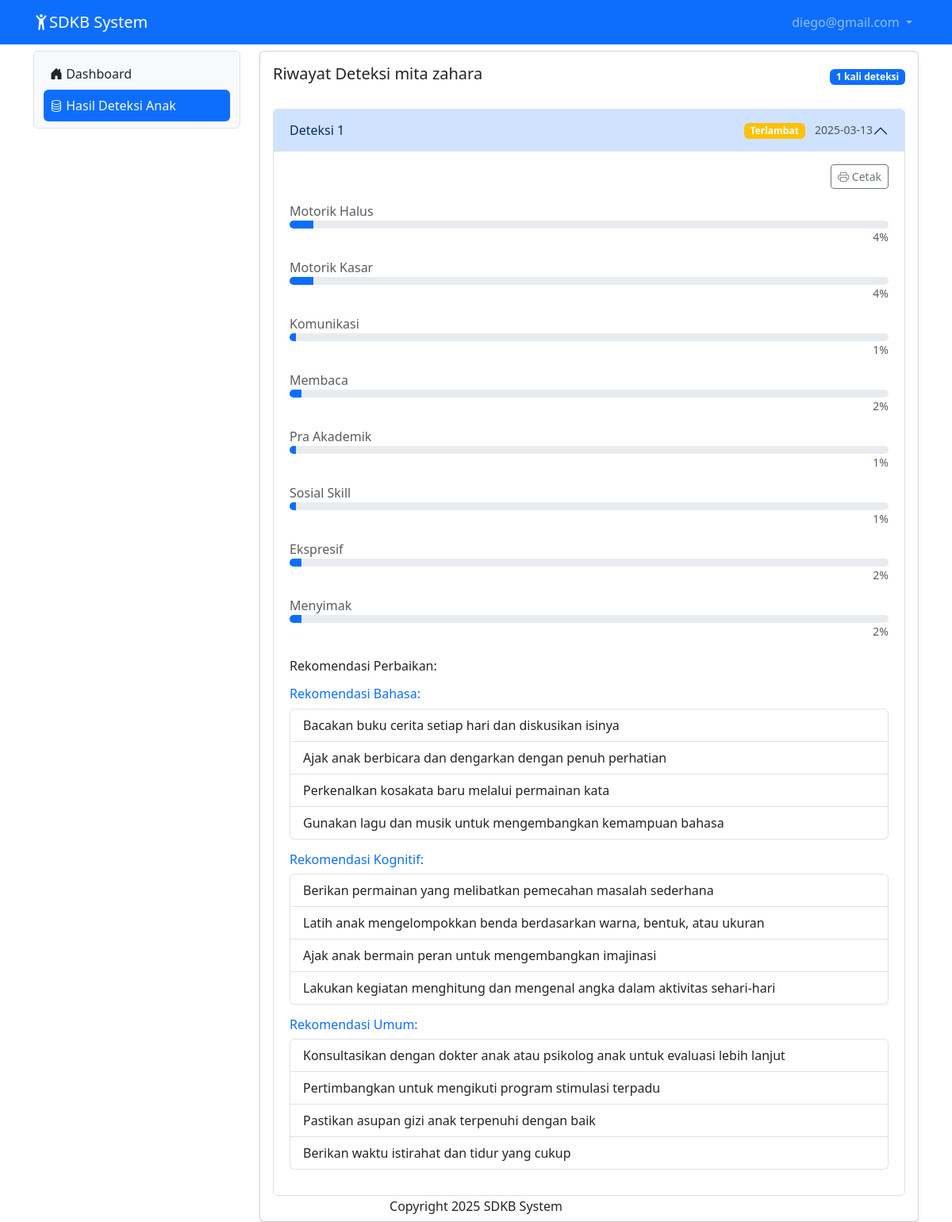
The page /hasil_deteksi_anak (signed in) on the database its author committed.
### tables this page shows
CREATE TABLE IF NOT EXISTS `users` (
  `user_id` int(11) NOT NULL AUTO_INCREMENT,
  `fullname` varchar(100) NOT NULL,
  `username` varchar(200) NOT NULL,
  `password` varchar(200) NOT NULL,
  `level` int(11) NOT NULL,
  `phone` varchar(30) NOT NULL,
  `alamat` varchar(300) NOT NULL,
  `created_at` timestamp NOT NULL DEFAULT CURRENT_TIMESTAMP,
  PRIMARY KEY (`user_id`),
  UNIQUE KEY `username` (`username`)
);

CREATE TABLE IF NOT EXISTS `students` (
  `student_id` int(11) NOT NULL AUTO_INCREMENT,
  `parent_id` int(11) DEFAULT NULL,
  `name` varchar(100) NOT NULL,
  `usia` int(11) NOT NULL DEFAULT '0',
  `gender` enum('L','P') NOT NULL,
  `class` varchar(20) DEFAULT NULL,
  PRIMARY KEY (`student_id`),
  KEY `parent_id` (`parent_id`),
  CONSTRAINT `students_ibfk_1` FOREIGN KEY (`parent_id`) REFERENCES `users` (`user_id`)
);

CREATE TABLE IF NOT EXISTS `assessment_results` (
  `id` int(11) NOT NULL AUTO_INCREMENT,
  `student_id` int(11) DEFAULT NULL,
  `motorik_kasar` int(11) DEFAULT NULL,
  `motorik_halus` int(11) DEFAULT NULL,
  `komunikasi` int(11) DEFAULT NULL,
  `membaca` int(11) DEFAULT NULL,
  `sosial_skill` int(11) DEFAULT NULL,
  `menyimak` int(11) DEFAULT NULL,
  `ekspresif` int(11) DEFAULT NULL,
  `pra_akademik` int(11) DEFAULT NULL,
  `prediction` varchar(50) DEFAULT NULL,
  `rekomendasi` text,
  `tanggal` date DEFAULT NULL,
  `motorik_score` float DEFAULT NULL,
  `bahasa_score` float DEFAULT NULL,
  `kognitif_score` float DEFAULT NULL,
  PRIMARY KEY (`id`) USING BTREE,
  KEY `FK__students` (`student_id`) USING BTREE,
  CONSTRAINT `FK_assessment_results_students` FOREIGN KEY (`student_id`) REFERENCES `students` (`student_id`) ON DELETE CASCADE ON UPDATE CASCADE
);

### hasil_deteksi_anak.php (the view, shortened to what this page needs)
<?php
    include "proses/connect.php";
    $user_id = $_SESSION['user_id'];
    $query_anak = "SELECT s.*, u.fullname as parent_name
                   FROM students s
                   LEFT JOIN users u ON s.parent_id = u.user_id
                   WHERE s.parent_id = '$user_id'";
    $result_anak = mysqli_query($conn, $query_anak);
    $anak = mysqli_fetch_assoc($result_anak);
    $id_anak = $anak['student_id'];
    $query_deteksi = "SELECT motorik_halus, motorik_kasar, komunikasi, membaca, pra_akademik, sosial_skill, ekspresif, menyimak, prediction, tanggal, rekomendasi, id
                      FROM assessment_results
                      WHERE student_id = '$id_anak'
                      ORDER BY tanggal DESC";
    $result_deteksi = mysqli_query($conn, $query_deteksi);
    $jumlah_deteksi = mysqli_num_rows($result_deteksi);
?>
<div class="col-lg-9 mt-2">
    <div class="card shadow-sm">
        <div class="card-body">
            <div class="d-flex justify-content-between align-items-center mb-4">
                <h3 class="card-title h5">Riwayat Deteksi <?= htmlspecialchars($anak['name']) ?></h3>
                <span class="badge bg-primary"><?= $jumlah_deteksi ?> kali deteksi</span>
            </div>
            <?php if ($jumlah_deteksi == 0): ?>
                <div class="alert alert-info">
                    Belum ada riwayat deteksi untuk anak Anda.
                </div>
            <?php else: ?>
                <div class="accordion" id="detectionHistory">
                    <?php $counter = 1; ?>
                    <?php while($row_deteksi = mysqli_fetch_assoc($result_deteksi)): ?>
                        <div class="accordion-item mb-3">
                            <h2 class="accordion-header" id="heading<?= $counter ?>">
                                <button class="accordion-button <?= ($counter > 1) ? 'collapsed' : '' ?>" type="button" data-bs-toggle="collapse"
                                        data-bs-target="#collapse<?= $counter ?>" aria-expanded="<?= ($counter == 1) ? 'true' : 'false' ?>"
                                        aria-controls="collapse<?= $counter ?>">
                                    <div class="d-flex justify-content-between align-items-center w-100">
                                        <span>Deteksi <?= $jumlah_deteksi - $counter + 1 ?></span>
                                        <div>
                                            <span class="badge <?= strtolower($row_deteksi['prediction']) == 'terlambat' ? 'bg-warning' : 'bg-success' ?> me-2">
                                                <?= htmlspecialchars($row_deteksi['prediction']) ?>
                                            </span>
                                            <small class="text-muted"><?= htmlspecialchars($row_deteksi['tanggal']) ?></small>
                                        </div>
                                    </div>
                                </button>
                            </h2>
                            <div id="collapse<?= $counter ?>" class="accordion-collapse collapse <?= ($counter == 1) ? 'show' : '' ?>"
                                 aria-labelledby="heading<?= $counter ?>" data-bs-parent="#detectionHistory">
                                <div class="accordion-body" id="printableArea-<?= $counter ?>">
                                    <div class="d-flex justify-content-end mb-3">
                                        <button class="btn btn-sm btn-outline-secondary print-button "
                                                onclick="return printSpecificContent('printableArea-<?= $counter ?>')">
                                            <i class="bi bi-printer"></i> Cetak
                                        </button>
                                    </div>
                                    <div class="mb-2">
                                        <span class="text-muted">Motorik Halus</span>
                                        <div class="progress" style="height: 10px;">
                                            <div class="progress-bar" role="progressbar"
                                                style="width: <?= htmlspecialchars($row_deteksi['motorik_halus']) ?>%;"
                                                aria-valuenow="<?= htmlspecialchars($row_deteksi['motorik_halus']) ?>"
                                                aria-valuemin="0" aria-valuemax="100"></div>
                                        </div>
                                        <p class="text-end text-muted small"><?= htmlspecialchars($row_deteksi['motorik_halus']) ?>%</p>
                                    </div>
                                    <div class="mb-2">
                                        <span class="text-muted">Motorik Kasar</span>
                                        <div class="progress" style="height: 10px;">
                                            <div class="progress-bar" role="progressbar"
                                                style="width: <?= htmlspecialchars($row_deteksi['motorik_kasar']) ?>%;"
                                                aria-valuenow="<?= htmlspecialchars($row_deteksi['motorik_kasar']) ?>"
                                                aria-valuemin="0" aria-valuemax="100"></div>
                                        </div>
                                        <p class="text-end text-muted small"><?= htmlspecialchars($row_deteksi['motorik_kasar']) ?>%</p>
                                    </div>
                                    <div class="mb-2">
                                        <span class="text-muted">Komunikasi</span>
                                        <div class="progress" style="height: 10px;">
                                            <div class="progress-bar" role="progressbar"
                                                style="width: <?= htmlspecialchars($row_deteksi['komunikasi']) ?>%;"
                                                aria-valuenow="<?= htmlspecialchars($row_deteksi['komunikasi']) ?>"
                                                aria-valuemin="0" aria-valuemax="100"></div>
                                        </div>
                                        <p class="text-end text-muted small"><?= htmlspecialchars($row_deteksi['komunikasi']) ?>%</p>
                                    </div>
                                    <div class="mb-2">
                                        <span class="text-muted">Membaca</span>
                                        <div class="progress" style="height: 10px;">
                                            <div class="progress-bar" role="progressbar"
                                                style="width: <?= htmlspecialchars($row_deteksi['membaca']) ?>%;"
                                                aria-valuenow="<?= htmlspecialchars($row_deteksi['membaca']) ?>"
                                                aria-valuemin="0" aria-valuemax="100"></div>
                                        </div>
                                        <p class="text-end text-muted small"><?= htmlspecialchars($row_deteksi['membaca']) ?>%</p>
                                    </div>
                                    <div class="mb-2">
                                        <span class="text-muted">Pra Akademik</span>
                                        <div class="progress" style="height: 10px;">
                                            <div class="progress-bar" role="progressbar"
                                                style="width: <?= htmlspecialchars($row_deteksi['pra_akademik']) ?>%;"
                                                aria-valuenow="<?= htmlspecialchars($row_deteksi['pra_akademik']) ?>"
                                                aria-valuemin="0" aria-valuemax="100"></div>
                                        </div>
                                        <p class="text-end text-muted small"><?= htmlspecialchars($row_deteksi['pra_akademik']) ?>%</p>
                                    </div>
                                    <div class="mb-2">
                                        <span class="text-muted">Sosial Skill</span>
                                        <div class="progress" style="height: 10px;">
                                            <div class="progress-bar" role="progressbar"
                                                style="width: <?= htmlspecialchars($row_deteksi['sosial_skill']) ?>%;"
                                                aria-valuenow="<?= htmlspecialchars($row_deteksi['sosial_skill']) ?>"
                                                aria-valuemin="0" aria-valuemax="100"></div>
                                        </div>
                                        <p class="text-end text-muted small"><?= htmlspecialchars($row_deteksi['sosial_skill']) ?>%</p>
                                    </div>
                                    <div class="mb-2">
                                        <span class="text-muted">Ekspresif</span>
                                        <div class="progress" style="height: 10px;">
                                            <div class="progress-bar" role="progressbar"
                                                style="width: <?= htmlspecialchars($row_deteksi['ekspresif']) ?>%;"
                                                aria-valuenow="<?= htmlspecialchars($row_deteksi['ekspresif']) ?>"
                                                aria-valuemin="0" aria-valuemax="100"></div>
                                        </div>
                                        <p class="text-end text-muted small"><?= htmlspecialchars($row_deteksi['ekspresif']) ?>%</p>
                                    </div>
                                    <div class="mb-2">
                                        <span class="text-muted">Menyimak</span>
                                        <div class="progress" style="height: 10px;">
                                            <div class="progress-bar" role="progressbar"
                                                style="width: <?= htmlspecialchars($row_deteksi['menyimak']) ?>%;"
                                                aria-valuenow="<?= htmlspecialchars($row_deteksi['menyimak']) ?>"
                                                aria-valuemin="0" aria-valuemax="100"></div>
                                        </div>
                                        <p class="text-end text-muted small"><?= htmlspecialchars($row_deteksi['menyimak']) ?>%</p>
                                    </div>
                                    <?php
                                    if (strtolower($row_deteksi['prediction']) == "terlambat"):
                                        $rekomendasi_json = $row_deteksi['rekomendasi'];
                                        if (!empty($rekomendasi_json)) {
                                            $rekomendasi = json_decode($rekomendasi_json, true);
                                            if (json_last_error() === JSON_ERROR_NONE && !empty($rekomendasi)) {
                                    ?>
                                    <div class="mt-4">
                                        <h5 class="h6 mb-3">Rekomendasi Perbaikan:</h5>
                                        <?php foreach ($rekomendasi as $area => $items): ?>
                                            <div class="mb-3">
                                                <h6 class="text-primary">Rekomendasi <?= ucfirst($area) ?>:</h6>
                                                <ul class="list-group">
                                                    <?php foreach ($items as $item): ?>
                                                        <li class="list-group-item"><?= htmlspecialchars($item) ?></li>
                                                    <?php endforeach; ?>
                                                </ul>
                                            </div>
                                        <?php endforeach; ?>
                                    </div>
                                    <?php
                                            } else {
                                                echo "<p class='text-danger'>Error: Format rekomendasi tidak valid.</p>";
                                            }
                                        }
                                    endif;
                                    ?>
                                </div>
                            </div>
                        </div>
                        <?php $counter++; ?>
                    <?php endwhile; ?>
                </div>
            <?php endif; ?>
        </div>
    </div>
</div>

### header.php (shortened to what this page needs)
<nav class="navbar navbar-expand navbar-dark bg-primary sticky-top no-print">
  <div class="container">
    <a class="navbar-brand" href="."><i class="bi bi-person-arms-up"></i>SDKB System</a>
    <div class="collapse navbar-collapse justify-content-end" id="navbarNavDropdown">
      <ul class="navbar-nav">
        <li class="nav-item dropdown">
          <a class="nav-link dropdown-toggle" href="#" role="button" data-bs-toggle="dropdown" aria-expanded="false">
            <?php echo $hasil ['username'];?>
          </a>
        </li>
      </ul>
    </div>
  </div>
</nav>

### hasil_deteksi_anak.php (style rules this page uses)
.progress-bar { background-color: #0d6efd; }

### rows shown on the page
users: username "diego@gmail.com"
students: name "mita zahara"
assessment_results: counter "1", prediction "Terlambat", tanggal "2025-03-13", motorik_halus "4", motorik_kasar "4", komunikasi "1", membaca "2", pra_akademik "1", sosial_skill "1", ekspresif "2", menyimak "2", area "Bahasa", item "Bacakan buku cerita setiap hari dan diskusikan isinya", item "Ajak anak berbicara dan dengarkan dengan penuh perhatian", item "Perkenalkan kosakata baru melalui permainan kata", item "Gunakan lagu dan musik untuk mengembangkan kemampuan bahasa", area "Kognitif", item "Berikan permainan yang melibatkan pemecahan masalah sederhana", item "Latih anak mengelompokkan benda berdasarkan warna, bentuk, atau ukuran", item "Ajak anak bermain peran untuk mengembangkan imajinasi", item "Lakukan kegiatan menghitung dan mengenal angka dalam aktivitas sehari-hari", area "Umum", item "Konsultasikan dengan dokter anak atau psikolog anak untuk evaluasi lebih lanjut", item "Pertimbangkan untuk mengikuti program stimulasi terpadu", item "Pastikan asupan gizi anak terpenuhi dengan baik", item "Berikan waktu istirahat dan tidur yang cukup"

### other values the page prints
$jumlah_deteksi "1"
